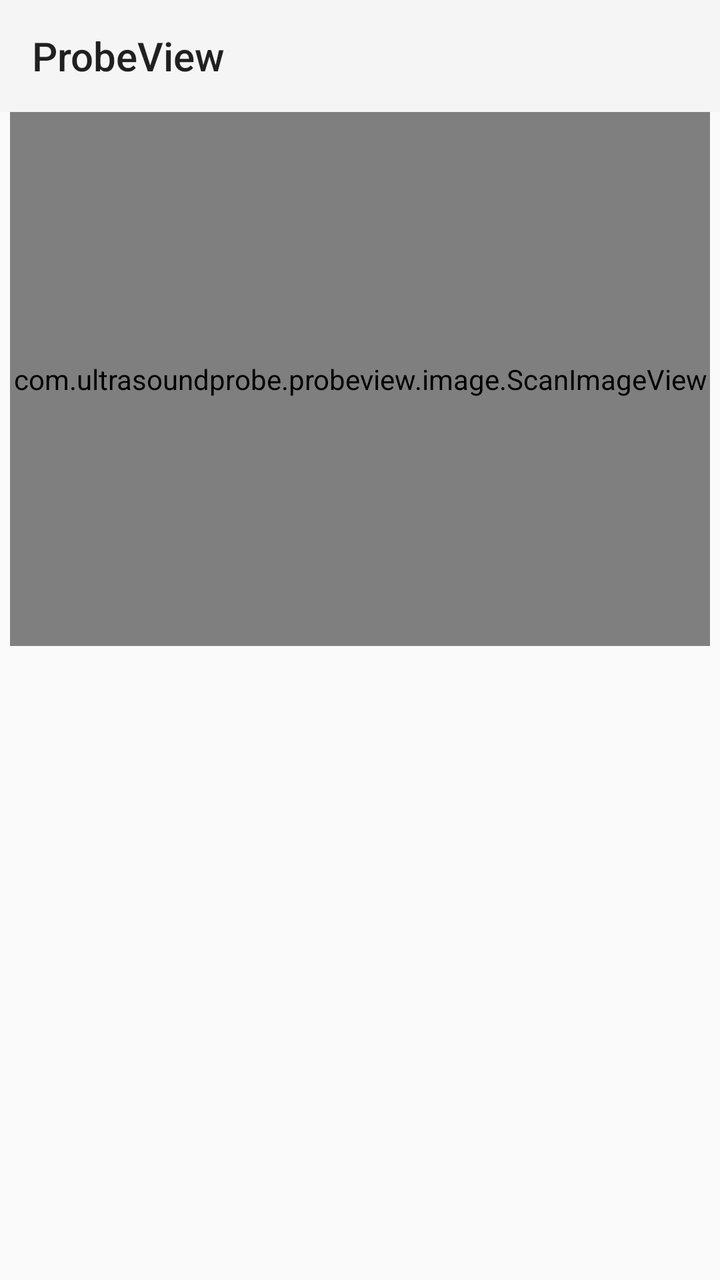
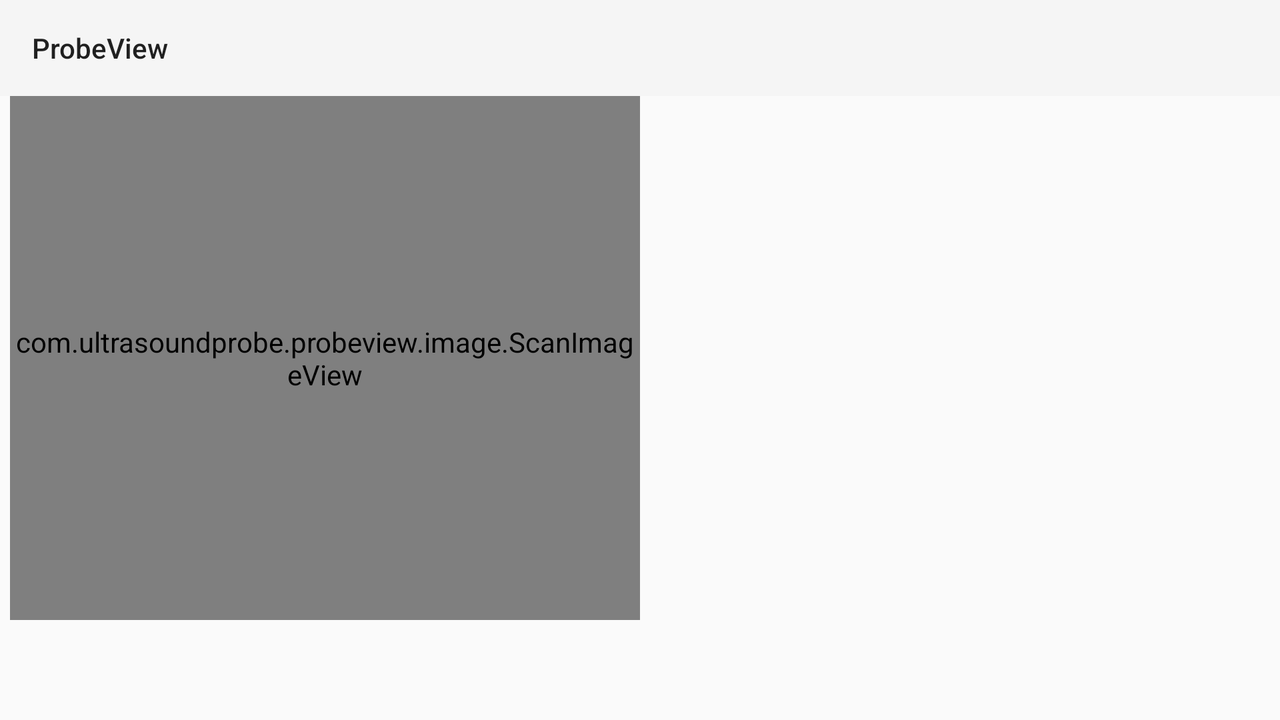

The same Android screen from two of the app's own layout files: first res/layout/ as a phone draws it, then the repository's variant for another configuration, drawn on a device whose configuration selects that folder. Both files follow.
<!-- AndroidManifest.xml: application theme Theme.AppCompat.Light.NoActionBar -->
<!-- res/layout/activity_main.xml -->
<?xml version="1.0" encoding="utf-8"?>

<androidx.constraintlayout.widget.ConstraintLayout xmlns:android="http://schemas.android.com/apk/res/android"
    xmlns:app="http://schemas.android.com/apk/res-auto"
    xmlns:tools="http://schemas.android.com/tools"
    android:layout_width="match_parent"
    android:layout_height="match_parent"
    tools:context=".MainActivity">

    <androidx.appcompat.widget.Toolbar
        android:id="@+id/toolbar_main"
        android:layout_width="0dp"
        android:layout_height="wrap_content"
        android:background="?attr/colorPrimary"
        android:minHeight="?attr/actionBarSize"
        android:theme="?attr/actionBarTheme"
        app:layout_constraintEnd_toEndOf="parent"
        app:layout_constraintStart_toStartOf="parent"
        app:layout_constraintTop_toTopOf="parent"
        app:title="@string/app_name_main" />

    <com.ultrasoundprobe.probeview.image.ScanImageView
        android:id="@+id/imageview_scan_image"
        android:layout_width="0dp"
        android:layout_height="0dp"
        android:layout_marginStart="5dp"
        android:layout_marginEnd="5dp"
        android:background="@color/black"
        app:layout_constraintBottom_toTopOf="@id/linearlayout_navigation_view"
        app:layout_constraintEnd_toEndOf="parent"
        app:layout_constraintHorizontal_bias="0.0"
        app:layout_constraintStart_toStartOf="parent"
        app:layout_constraintTop_toBottomOf="@+id/toolbar_main" />

    <LinearLayout
        android:id="@+id/linearlayout_navigation_view"
        android:layout_width="0dp"
        android:layout_height="0dp"
        android:layout_marginStart="5dp"
        android:layout_marginEnd="5dp"
        android:orientation="vertical"
        app:layout_constraintBottom_toTopOf="@+id/linearlayout_navigation_info"
        app:layout_constraintEnd_toEndOf="parent"
        app:layout_constraintHorizontal_bias="1.0"
        app:layout_constraintStart_toStartOf="parent"
        app:layout_constraintTop_toBottomOf="@+id/imageview_scan_image"
        app:layout_constraintVertical_bias="0.0" />

    <LinearLayout
        android:id="@+id/linearlayout_navigation_info"
        android:layout_width="0dp"
        android:layout_height="50dp"
        android:orientation="vertical"
        app:layout_constraintBottom_toBottomOf="parent"
        app:layout_constraintEnd_toEndOf="parent"
        app:layout_constraintHorizontal_bias="0.0"
        app:layout_constraintStart_toStartOf="parent" />

</androidx.constraintlayout.widget.ConstraintLayout>
<!-- resources referenced by this layout -->
<resources>
  <string name="app_name_main">ProbeView</string>
</resources>
<!-- res/layout-land/activity_main.xml (the repository's variant of the layout above) -->
<!-- drawn on the phone turned sideways -->
<?xml version="1.0" encoding="utf-8"?>

<androidx.constraintlayout.widget.ConstraintLayout xmlns:android="http://schemas.android.com/apk/res/android"
    xmlns:app="http://schemas.android.com/apk/res-auto"
    xmlns:tools="http://schemas.android.com/tools"
    android:layout_width="match_parent"
    android:layout_height="match_parent"
    tools:context=".MainActivity">

    <androidx.appcompat.widget.Toolbar
        android:id="@+id/toolbar_main"
        android:layout_width="0dp"
        android:layout_height="wrap_content"
        android:background="?attr/colorPrimary"
        android:minHeight="?attr/actionBarSize"
        android:theme="?attr/actionBarTheme"
        app:layout_constraintEnd_toEndOf="parent"
        app:layout_constraintStart_toStartOf="parent"
        app:layout_constraintTop_toTopOf="parent"
        app:title="@string/app_name_main" />

    <com.ultrasoundprobe.probeview.image.ScanImageView
        android:id="@+id/imageview_scan_image"
        android:layout_width="0dp"
        android:layout_height="0dp"
        android:layout_marginStart="5dp"
        android:background="@color/black"
        app:layout_constraintBottom_toTopOf="@id/linearlayout_navigation_info"
        app:layout_constraintEnd_toStartOf="@+id/linearlayout_navigation_view"
        app:layout_constraintHorizontal_bias="0.0"
        app:layout_constraintStart_toStartOf="parent"
        app:layout_constraintTop_toBottomOf="@+id/toolbar_main"
        app:layout_constraintVertical_bias="0.0" />

    <LinearLayout
        android:id="@+id/linearlayout_navigation_view"
        android:layout_width="0dp"
        android:layout_height="0dp"
        android:layout_marginEnd="5dp"
        android:orientation="vertical"
        app:layout_constraintBottom_toTopOf="@id/linearlayout_navigation_info"
        app:layout_constraintEnd_toEndOf="parent"
        app:layout_constraintHorizontal_bias="1.0"
        app:layout_constraintStart_toEndOf="@+id/imageview_scan_image"
        app:layout_constraintTop_toBottomOf="@+id/toolbar_main"
        app:layout_constraintVertical_bias="1.0" />

    <LinearLayout
        android:id="@+id/linearlayout_navigation_info"
        android:layout_width="match_parent"
        android:layout_height="50dp"
        android:orientation="vertical"
        app:layout_constraintBottom_toBottomOf="parent"
        app:layout_constraintEnd_toEndOf="parent"
        app:layout_constraintHorizontal_bias="0.0"
        app:layout_constraintStart_toStartOf="parent" />

</androidx.constraintlayout.widget.ConstraintLayout>
